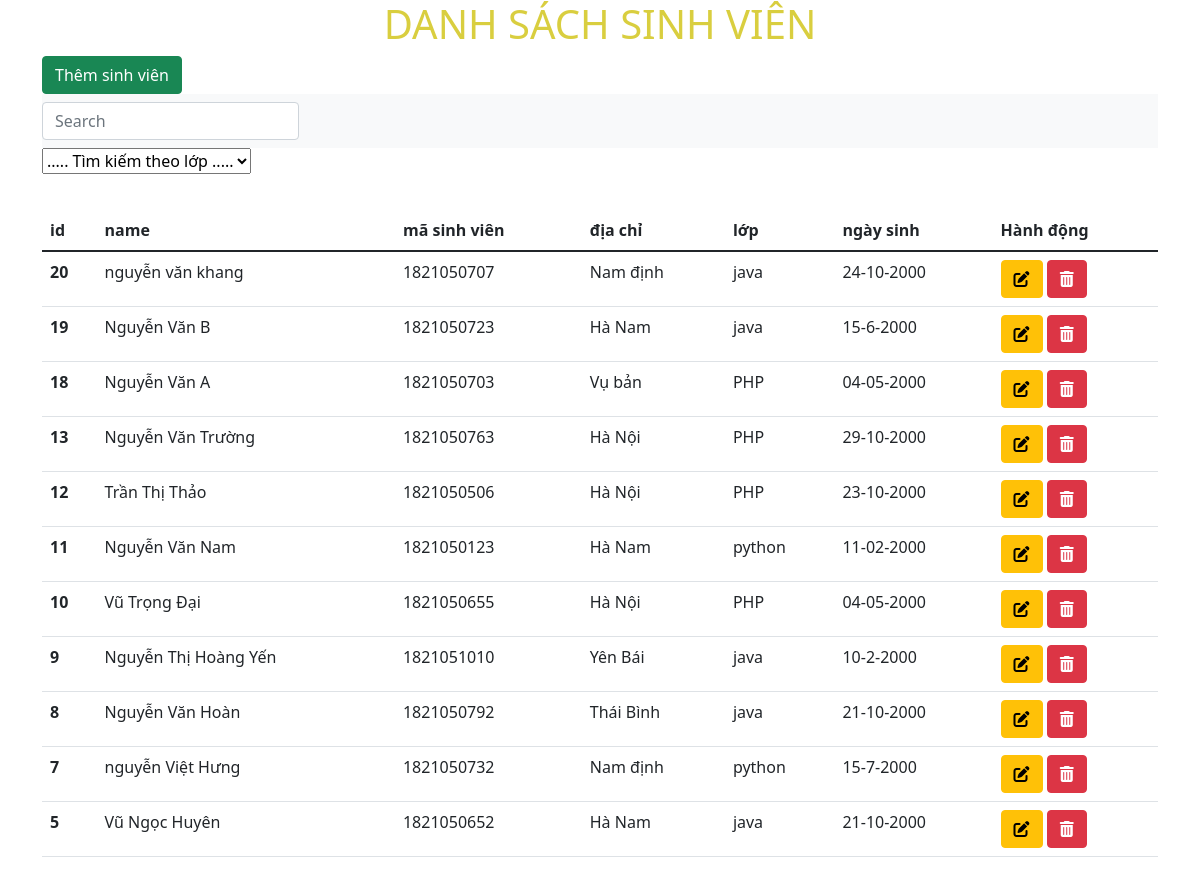
The page / on the database its author committed.
### tables this page shows
CREATE TABLE `student` (
  `id` int(11) NOT NULL,
  `name` varchar(200) NOT NULL,
  `msv` int(10) NOT NULL,
  `address` varchar(255) NOT NULL,
  `class` int(11) NOT NULL,
  `date` varchar(255) NOT NULL
);

CREATE TABLE `class` (
  `id` int(11) NOT NULL,
  `name` varchar(255) NOT NULL,
  `teacher` varchar(50) NOT NULL
);

### connect.php (called while the page is built, shortened)
<?php
class DB
{
    public function Connect()
    {
        try{
            $dsn = "mysql:host=".self::HOST.";dbname=".self::DB_USER.";charset=".self::CHARSET;
            $connection = new PDO($dsn,self::DB_NAME,self::DB_PASSWORD);
            $connection->setAttribute(PDO::ATTR_ERRMODE,PDO::ERRMODE_EXCEPTION);
            return $connection;
        }catch(PDOException $e){
            echo "connect lỗi".$e->getMessage();
        }
    }
    public function select($columns = '*',$table, $para = '',$where = ' ')
    {
        if($where == 1){
            $sql = "SELECT {$columns} FROM {$table} WHERE {$para}";
        }else{
            $sql = "SELECT {$columns} FROM {$table} {$para}";
        }
        $connection = $this->Connect()->prepare($sql);
        $connection->execute();
        $post = $connection->fetchAll();
        return $post;
    }
}
?>

### index.php (the view, shortened to what this page needs)
<?php
    include_once './admin/header.php';
    include_once './connect.php';
?>
<body>
    <?php
        $a = new DB;
        if(isset($_GET['sort_by']))
        {
            $sort_by = $_GET['sort_by'];
            $posts = $a->select('student.id, student.name, student.msv, student.address, student.date, class.name as mon_hoc'
            ,'student',
            'inner join `class` ON student.class = class.id WHERE class = '.$sort_by.' order by id DESC'
            );
        }else{
            $posts = $a->select('student.id, student.name, student.msv, student.address, student.date, class.name as mon_hoc'
            ,'student',
            'inner join `class` ON student.class = class.id  order by id DESC'
        );
        }
    ?>
    <header>
        <div class="div">
            <h1 class="header_item">DANH SÁCH SINH VIÊN</h1>
        </div>
    </header>
    <div class="content">
        <div class="container">
            <a href="./student/create.php" class="btn btn-success">Thêm sinh viên</a>
            <div class="row">
                <div class="search">
                    <nav class="navbar navbar-light bg-light">
                        <form class="form-inline search-item" action="" >
                            <input class="form-control mr-sm-2" name ='key' id="keyword"  type="text" placeholder="Search" >
                        </form>
                    </nav>
                    <div class="input-group mb-3">
                        <select class="custom-select" id="product__checked">
                            <option value="index.php" selected>..... Tìm kiếm theo lớp .....</option>
                        </select>
                    </div>
                </div>
            </div>
            <table class="table table-hover" style="margin-top:20px">
                <thead>
                    <tr>
                    <th scope="col">id</th>
                    <th scope="col">name</th>
                    <th scope="col">mã sinh viên</th>
                    <th scope="col">địa chỉ</th>
                    <th scope="col">lớp</th>
                    <th scope="col">ngày sinh</th>
                    <th scope="col">Hành động</th>
                    </tr>
                </thead>
                <tbody id="results" class="results">
                    <?php
                        foreach($posts as $post)
                        {
                            echo '<tr id="cate'.$post['id'].'">
                            <th scope="row">'.$post['id'].'</th>
                            <td >'.$post['name'].'</td>
                            <td >'.$post['msv'].'</td>
                            <td >'.$post['address'].'</td>
                            <td >'.$post['mon_hoc'].'</td>
                            <td>'.$post['date'].'</td>
                            <td>
                                <a href= "student/edit.php?id='.$post['id'].'" class="btn btn-warning"><i class="fa-solid fa-pen-to-square"></i></a>
                                <a href= "" data-id='.$post['id'].'  class="btn btn-danger delete"><i class="fa-solid fa-trash-can"></i></a>
                            </td>
                            </tr>';
                        }
                    ?>
                </tbody>
            </table>
            </div>
        </div>
<?php
 include_once './admin/footer.php';
?>

### admin/header.php (shortened to what this page needs)
<!DOCTYPE html>
<html lang="en">
<head>
    <link href="https://cdn.jsdelivr.net/npm/bootstrap@5.1.3/dist/css/bootstrap.min.css" rel="stylesheet">
    <link rel="stylesheet" href="https://cdnjs.cloudflare.com/ajax/libs/font-awesome/6.0.0/css/all.min.css" />
</head>

### admin/footer.php (shortened to what this page needs)
</body>
</html>

### admin/header.php (style rules this page uses)
.header_item { text-align: center; color: #D9CE3F; }

### rows shown on the page
student: id "20", name "nguyễn văn khang", msv "1821050707", address "Nam định", class.name "java", date "24-10-2000"
student: id "19", name "Nguyễn Văn B", msv "1821050723", address "Hà Nam", class.name "java", date "15-6-2000"
student: id "18", name "Nguyễn Văn A", msv "1821050703", address "Vụ bản", class.name "PHP", date "04-05-2000"
student: id "13", name "Nguyễn Văn Trường", msv "1821050763", address "Hà Nội", class.name "PHP", date "29-10-2000"
student: id "12", name "Trần Thị Thảo", msv "1821050506", address "Hà Nội", class.name "PHP", date "23-10-2000"
student: id "11", name "Nguyễn Văn Nam", msv "1821050123", address "Hà Nam", class.name "python", date "11-02-2000"
student: id "10", name "Vũ Trọng Đại", msv "1821050655", address "Hà Nội", class.name "PHP", date "04-05-2000"
student: id "9", name "Nguyễn Thị Hoàng Yến", msv "1821051010", address "Yên Bái", class.name "java", date "10-2-2000"
student: id "8", name "Nguyễn Văn Hoàn", msv "1821050792", address "Thái Bình", class.name "java", date "21-10-2000"
student: id "7", name "nguyễn Việt Hưng", msv "1821050732", address "Nam định", class.name "python", date "15-7-2000"
student: id "5", name "Vũ Ngọc Huyên", msv "1821050652", address "Hà Nam", class.name "java", date "21-10-2000"
